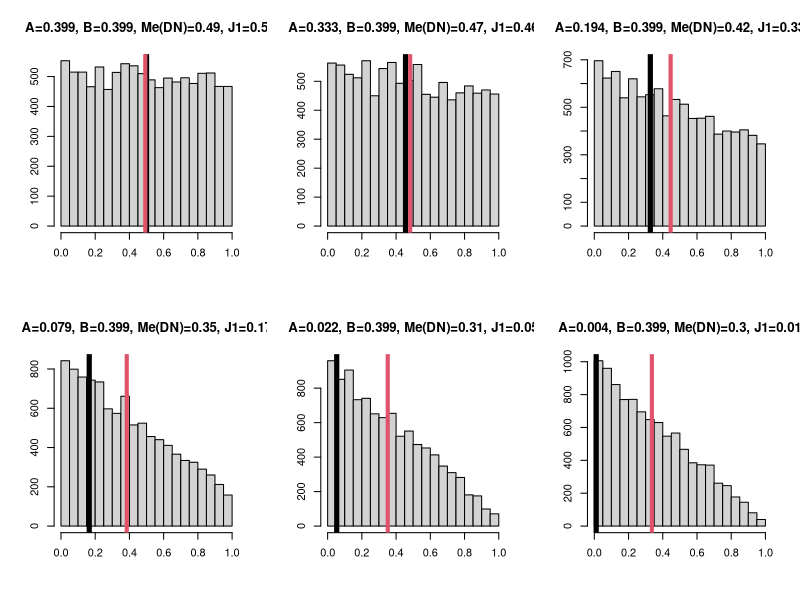

Recreate this plot in R.

N     = 10000
mylik = function(A,B,lam) res = lam*A+(1-lam)*B
lam   = runif(N)
A     = dnorm(seq(0,3,length=6))
B     = A[1]
trans = list()

pdf(file='tables_and_figures/DNsim.pdf',width=10,height=6)
par(mfrow=c(2,3))
for(i in 1:6){
  ws    = mylik(A[i],B,lam)
  ind   = sample(N,N,replace = TRUE,prob = ws/sum(ws))
  hist(lam[ind],main=paste('A=',round(A[i],3),
                           ', B=',round(B,3),
                           ', Me(DN)=',round(median(lam[ind]),2),
                           ', J1=',round(A[i]/(A[i]+B),2),sep=''),
       xlab='',ylab='')
  abline(v=A[i]/(A[i]+B),lwd=5)
  abline(v=mean(lam[ind]),lwd=4,col=2)
  trans = c(trans,list(qnorm(lam[ind])))
}
dev.off()

